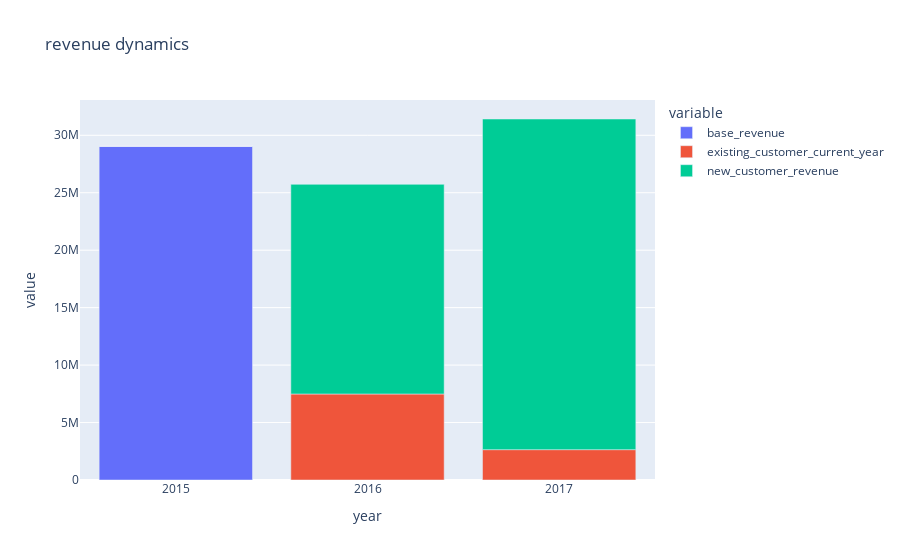

Write notebook code for a chart like this one.
### Code cell
fig = px.bar(df2, x="year", y=["base_revenue", "existing_customer_current_year",'new_customer_revenue'],
             title="revenue dynamics")
fig.show()

### Figure 1 — Plotly figure (JSON) as saved in the notebook; plotly's stock layout.template omitted (floating-point values rounded to 4 significant figures)
{"data": [{"alignmentgroup": "True", "hovertemplate": "variable=base_revenue<br>year=%{x}<br>value=%{y}<extra></extra>", "legendgroup": "base_revenue", "marker": {"color": "#636efa"}, "name": "base_revenue", "offsetgroup": "base_revenue", "orientation": "v", "showlegend": true, "textposition": "auto", "type": "bar", "x": ["2015", "2016", "2017"], "xaxis": "x", "y": [29040000.0, 0, 0], "yaxis": "y"}, {"alignmentgroup": "True", "hovertemplate": "variable=existing_customer_current_year<br>year=%{x}<br>value=%{y}<extra></extra>", "legendgroup": "existing_customer_current_year", "marker": {"color": "#EF553B"}, "name": "existing_customer_current_year", "offsetgroup": "existing_customer_current_year", "orientation": "v", "showlegend": true, "textposition": "auto", "type": "bar", "x": ["2015", "2016", "2017"], "xaxis": "x", "y": [0, 7485000.0, 2641000.0], "yaxis": "y"}, {"alignmentgroup": "True", "hovertemplate": "variable=new_customer_revenue<br>year=%{x}<br>value=%{y}<extra></extra>", "legendgroup": "new_customer_revenue", "marker": {"color": "#00cc96"}, "name": "new_customer_revenue", "offsetgroup": "new_customer_revenue", "orientation": "v", "showlegend": true, "textposition": "auto", "type": "bar", "x": ["2015", "2016", "2017"], "xaxis": "x", "y": [0, 18250000.0, 28780000.0], "yaxis": "y"}], "layout": {"barmode": "relative", "legend": {"title": {"text": "variable"}, "tracegroupgap": 0}, "title": {"text": "revenue dynamics"}, "xaxis": {"anchor": "y", "domain": [0, 1], "title": {"text": "year"}}, "yaxis": {"anchor": "x", "domain": [0, 1], "title": {"text": "value"}}}}
